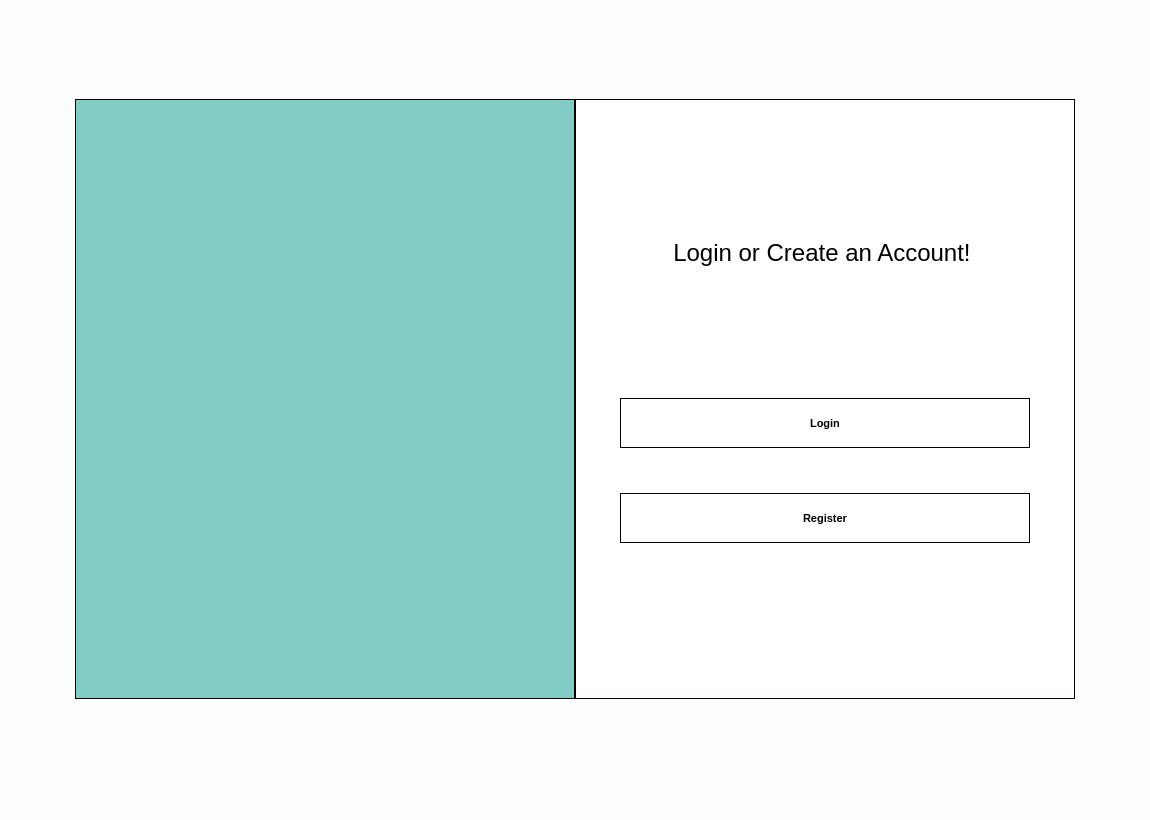
<?xml version="1.0" encoding="UTF-8"?>
<ui version="4.0">
 <class>MainWindow</class>
 <widget class="QMainWindow" name="MainWindow">
  <property name="geometry">
   <rect>
    <x>0</x>
    <y>0</y>
    <width>1150</width>
    <height>820</height>
   </rect>
  </property>
  <property name="windowTitle">
   <string>MainWindow</string>
  </property>
  <property name="styleSheet">
   <string notr="true">background-color: #FCFEFE;</string>
  </property>
  <property name="animated">
   <bool>true</bool>
  </property>
  <property name="documentMode">
   <bool>false</bool>
  </property>
  <widget class="QWidget" name="centralwidget">
   <layout class="QGridLayout" name="gridLayout_2">
    <item row="0" column="0">
     <layout class="QGridLayout" name="gridLayout">
      <property name="horizontalSpacing">
       <number>0</number>
      </property>
      <item row="0" column="0">
       <widget class="QWidget" name="LogoContainer" native="true">
        <property name="minimumSize">
         <size>
          <width>200</width>
          <height>0</height>
         </size>
        </property>
        <property name="maximumSize">
         <size>
          <width>500</width>
          <height>600</height>
         </size>
        </property>
        <property name="styleSheet">
         <string notr="true">QWidget {
    background-color: #81cdc6;
 border-style: solid;
    border-color: black;
    border-width: 1px;

}</string>
        </property>
        <layout class="QVBoxLayout" name="verticalLayout_2">
         <property name="leftMargin">
          <number>20</number>
         </property>
         <property name="topMargin">
          <number>0</number>
         </property>
         <property name="rightMargin">
          <number>20</number>
         </property>
         <property name="bottomMargin">
          <number>25</number>
         </property>
         <item>
          <widget class="QLabel" name="logo">
           <property name="minimumSize">
            <size>
             <width>450</width>
             <height>50</height>
            </size>
           </property>
           <property name="maximumSize">
            <size>
             <width>350</width>
             <height>290</height>
            </size>
           </property>
           <property name="styleSheet">
            <string notr="true">image: url(:/images/received_836614531712349.png);

border:none;</string>
           </property>
           <property name="frameShape">
            <enum>QFrame::NoFrame</enum>
           </property>
           <property name="frameShadow">
            <enum>QFrame::Plain</enum>
           </property>
           <property name="text">
            <string/>
           </property>
           <property name="scaledContents">
            <bool>false</bool>
           </property>
           <property name="margin">
            <number>0</number>
           </property>
          </widget>
         </item>
        </layout>
       </widget>
      </item>
      <item row="0" column="1">
       <widget class="QWidget" name="Container" native="true">
        <property name="minimumSize">
         <size>
          <width>200</width>
          <height>0</height>
         </size>
        </property>
        <property name="maximumSize">
         <size>
          <width>500</width>
          <height>16777215</height>
         </size>
        </property>
        <property name="autoFillBackground">
         <bool>false</bool>
        </property>
        <property name="styleSheet">
         <string notr="true">QWidget {
    background-color: #fff;
 border-style: solid;
    border-color: black;
    border-width: 1px;
}</string>
        </property>
        <property name="inputMethodHints">
         <set>Qt::ImhNone</set>
        </property>
        <layout class="QGridLayout" name="gridLayout_3">
         <property name="leftMargin">
          <number>45</number>
         </property>
         <property name="rightMargin">
          <number>45</number>
         </property>
         <property name="verticalSpacing">
          <number>0</number>
         </property>
         <item row="0" column="0">
          <widget class="QLabel" name="SignupLabel">
           <property name="minimumSize">
            <size>
             <width>0</width>
             <height>10</height>
            </size>
           </property>
           <property name="maximumSize">
            <size>
             <width>16777215</width>
             <height>200</height>
            </size>
           </property>
           <property name="font">
            <font>
             <family>Segoe UI</family>
             <pointsize>18</pointsize>
             <weight>50</weight>
             <bold>false</bold>
            </font>
           </property>
           <property name="styleSheet">
            <string notr="true">border:none;</string>
           </property>
           <property name="text">
            <string>        Login or Create an Account!</string>
           </property>
          </widget>
         </item>
         <item row="2" column="0">
          <widget class="QPushButton" name="registerButton">
           <property name="minimumSize">
            <size>
             <width>200</width>
             <height>50</height>
            </size>
           </property>
           <property name="maximumSize">
            <size>
             <width>500</width>
             <height>16777215</height>
            </size>
           </property>
           <property name="font">
            <font>
             <family>Segoe UI</family>
             <pointsize>8</pointsize>
             <weight>75</weight>
             <bold>true</bold>
             <strikeout>false</strikeout>
            </font>
           </property>
           <property name="mouseTracking">
            <bool>true</bool>
           </property>
           <property name="tabletTracking">
            <bool>true</bool>
           </property>
           <property name="styleSheet">
            <string notr="true">QPushButton {
 background-color: #10cc94;
border-radius:12px;
color:#fff;
}
QPushButton#quit_button {
   background-color: green;
}
QPushButton::pressed {
background-color: #fff;
}
QpushButton{
border: 2px solid #555;
    border-radius: 20px;
    border-style: outset;
border-width:200px;
    
}
QPushButton:hover {
   background-color: #0a9c73;
   transition: background-color 0.5s cubic-bezier(0.4, 0, 0.2, 1);
}

border:none;
</string>
           </property>
           <property name="text">
            <string>Register</string>
           </property>
          </widget>
         </item>
         <item row="1" column="0">
          <widget class="QPushButton" name="loginButton">
           <property name="minimumSize">
            <size>
             <width>200</width>
             <height>50</height>
            </size>
           </property>
           <property name="maximumSize">
            <size>
             <width>500</width>
             <height>16777215</height>
            </size>
           </property>
           <property name="font">
            <font>
             <family>Segoe UI</family>
             <pointsize>8</pointsize>
             <weight>75</weight>
             <bold>true</bold>
             <strikeout>false</strikeout>
            </font>
           </property>
           <property name="mouseTracking">
            <bool>true</bool>
           </property>
           <property name="tabletTracking">
            <bool>true</bool>
           </property>
           <property name="styleSheet">
            <string notr="true">QPushButton {
 background-color: #10cc94;
border-radius:12px;
color:#fff;
}
QPushButton#quit_button {
   background-color: green;
}
QPushButton::pressed {
background-color: #fff;
}
QpushButton{
border: 2px solid #555;
    border-radius: 20px;
    border-style: outset;
border-width:200px;
    
}
QPushButton:hover {
   background-color: #0a9c73;
   transition: background-color 0.5s cubic-bezier(0.4, 0, 0.2, 1);
}

border:none;
</string>
           </property>
           <property name="text">
            <string>Login</string>
           </property>
          </widget>
         </item>
         <item row="3" column="0">
          <spacer name="verticalSpacer">
           <property name="orientation">
            <enum>Qt::Vertical</enum>
           </property>
           <property name="sizeType">
            <enum>QSizePolicy::Fixed</enum>
           </property>
           <property name="sizeHint" stdset="0">
            <size>
             <width>20</width>
             <height>100</height>
            </size>
           </property>
          </spacer>
         </item>
        </layout>
       </widget>
      </item>
     </layout>
    </item>
   </layout>
  </widget>
  <widget class="QStatusBar" name="statusbar"/>
 </widget>
 <resources>
  <include location="logo.qrc"/>
 </resources>
 <connections/>
</ui>
